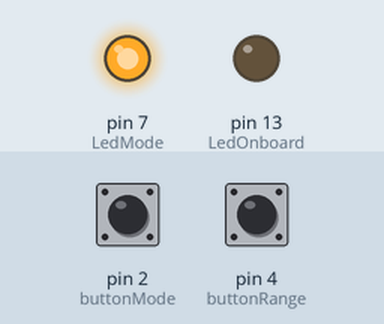
This sketch was run on a simulated Arduino Uno, built with avr-gcc and run on an emulated ATmega328P. On the bench: output pins drawn as LEDs (lit = HIGH). The test bench sets the inputs (shaded band); at power-on: pin 2 (buttonMode) LOW, pin 4 (buttonRange) LOW.

Above: at 1.2 s.
1.3 s: pin 2 (buttonMode) pulled HIGH for 0.15 s
At 2.1 s:
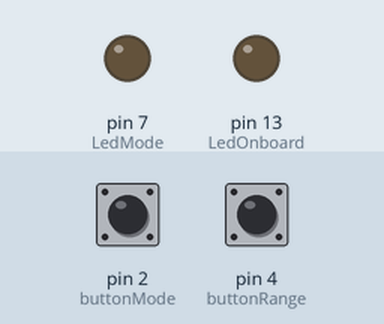
2.9 s: pin 4 (buttonRange) pulled HIGH for 0.15 s
At 3.3 s:
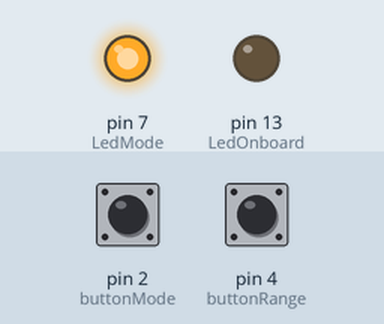
4.5 s: pin 2 (buttonMode) pulled HIGH for 1 s
At 5.7 s:
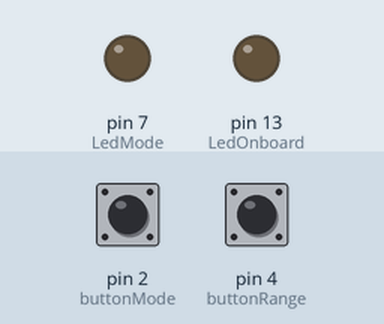
Timing chart, 0 to 7.5 s (numbered marks = the images above; inputs shaded):
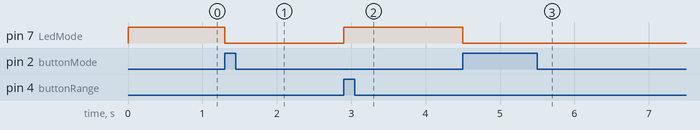

The sketch:

_01_buttonTest.ino
```cpp
#define buttonMode 2
#define buttonRange 4
#define LedStrip 6
#define LedMode 7
#define audioOut 8
#define LedOnboard 13

uint8_t currentMode = 0; //modes could be 0 - 8

void setup(){
  pinMode(buttonMode, INPUT);
  pinMode(buttonRange, INPUT);
  pinMode(LedMode, OUTPUT);
  pinMode(LedOnboard, OUTPUT);

}

void loop(){

  updateButtons();
  updateModeLeds();

}

void updateButtons(){
  /* check both buttons, set the global currentMode to
   * whichever button has last been pressed   */

  int currModeBut = digitalRead(buttonMode);
  if(currModeBut) currentMode = 1;

  int currRangeBut = digitalRead(buttonRange);
  if(currRangeBut) currentMode = 0;
}


void updateModeLeds(){
  /* check current mode and turn on correct modeLED */
  if(currentMode == 0)  digitalWrite(LedMode, HIGH);
  else digitalWrite(LedMode, LOW);
}
```

Measured:
- after the input at 1.3 s, pin 7 (LedMode): HIGH → LOW at once
- after the input at 2.9 s, pin 7 (LedMode): LOW → HIGH at once
- after the input at 4.5 s, pin 7 (LedMode): HIGH → LOW at once
